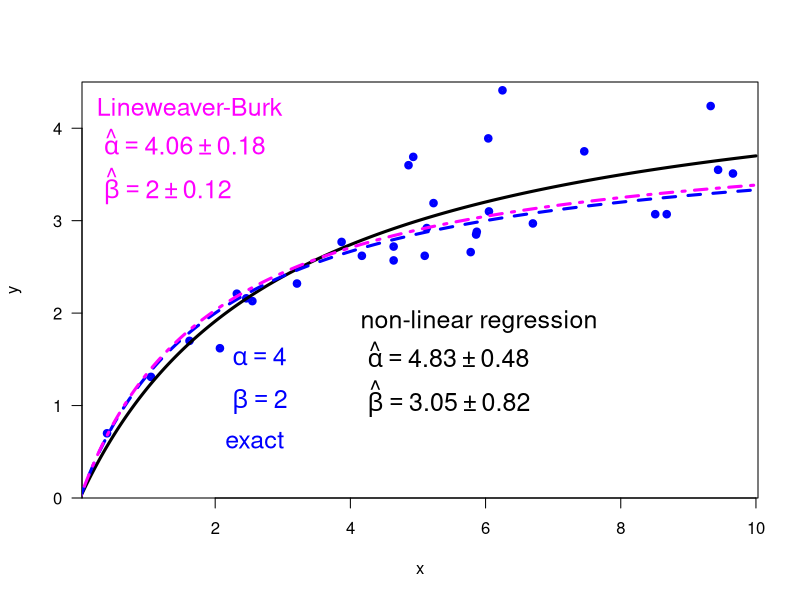

Source code (R):
print('file: R_Solution-MM-LB3compare220321.R')
# EXERCISE & SOLUTION: Michaelis-Menten: compare non-linear fit with Lineweaver-Burk estimate
# data: III
x = c(0.40, 1.05, 1.62, 2.07, 2.32, 2.46, 2.55, 3.21, 3.87, 4.17, 4.64, 4.64, 
      4.86, 4.93, 5.10, 5.13,5.23, 5.78, 5.86, 5.87, 6.04, 6.05, 6.25, 6.70, 
      7.46, 8.51, 8.68, 9.33, 9.44, 9.66)
y = c(0.70, 1.31, 1.70, 1.62, 2.21, 2.16, 2.13, 2.32, 2.77, 2.62, 2.57, 2.72,
      3.60, 3.69, 2.62, 2.92,3.19, 2.66, 2.85, 2.88, 3.89, 3.10, 4.41, 2.97, 
      3.75, 3.07, 3.07, 4.24, 3.55, 3.51)
n = length(x); print(c(n,'n sample size'))
alpha = 4 # true Vmax
beta  = 2 # true half-saturation constant K
# print(c(alpha,beta,'alpha = Vmax, beta = K'))
# ---------------------------------------------------
# (2) non-linear regression
# (2a) you have to choose start values for model parameters
astart = 5; print(c(astart,'start value for alpha = Vmax'))
bstart = 3; print(c(bstart,'start value for beta = K'))
# ---------------------------------------------------
# (2b) apply nls()
NLs = summary(nls(y ~ a*x/(x+b),start=list(a=astart,b=bstart)))
aNL = NLs$coefficients[1]; bNL = NLs$coefficients[2]
uaNL = NLs$coefficients[3]; ubNL = NLs$coefficients[4]
print(c('estimated alpha = ',round(aNL,2),'+-',round(uaNL,2)))
print(c('estimated  beta = ',round(bNL,2),'+-',round(ubNL,2)))
resNL = NLs$residuals
# ---------------------------------------------------
# (2c) Residuals (noise) normally distributed? Shapiro-Wilk test
# H0: residuals are normally distributed
ShNL = shapiro.test(resNL)
pShNL = ShNL$p.value; print(c(round(pShNL,5),'p (Shapiro-Wilk test)'))
if (pShNL >= 0.05) print('Do not reject H0 (on significance level = 0.05')
if (pShNL < 0.05) print('Reject H0 (on significance level = 0.05')
# ---------------------------------------------------
# (3) Lineweaver-Burk transformation
# (3a) apply Lineweaver-Burk transformation
gamma = 1/alpha; print(c(gamma,'gamma   true y-intercept')) 
delta = beta/alpha; print(c(delta,'delta   true slope'))
xLB = 1/x; yLB = 1/y # Lineweaver-Burk transformation
#  ---------------------------------------------------
# (3b) apply lm()
LBs = summary(lm(yLB ~ xLB))
cEst = LBs$coefficients[1]; dEst = LBs$coefficients[2]
ucEst = LBs$coefficients[3]; udEst = LBs$coefficients[4]
print(c('cEst = ',round(cEst,3),'+-',round(ucEst,3)))
print(c('dEst = ',round(dEst,3),'+-',round(udEst,3)))
resLB = LBs$residuals
print(' ---------------------------------------------------')
# (3c) Residuals (noise) normally distributed? Shapiro-Wilk test
# H0: residuals are normally distributed
ShLB = shapiro.test(resLB); 
pShLB = ShLB$p.value; print(c(round(pShLB,5),'p (Shapiro-Wilk test)'))
if (pShLB >= 0.05) print('Do not reject H0 (on significance level = 0.05')
if (pShLB < 0.05) print('Reject H0 (on significance level = 0.05')
# ---------------------------------------------------
# (3d) derive estimates for alpha, beta via Lineweaver-Burk
aEst = 1/cEst; print(c(round(aEst,2),'estimate of alpha via LB'))
bEst = dEst/cEst; print(c(round(bEst,2),'estimate of beta via LB'))
# ---------------------------------------------------
# (3e) propagation of uncertainties
uaEst = ucEst/cEst^2
print(c('Estimate of alpha = ',round(aEst,3),'+-',round(uaEst,3)))
ubEst = sqrt(ucEst^2*dEst^2/cEst^4+udEst^2/cEst^2)
print(c('Estimate of beta = ',round(bEst,3),'+-',round(ubEst,3)))
# ---------------------------------------------------
sflag = 21
if (sflag == 21) {
  xp = seq(0,10,0.01); yp = aNL*xp/(xp+bNL); ypLB = aEst*xp/(xp+bEst)
  ypExact = alpha*xp/(xp+beta);
  # png('MichaelisDataIIIFit210228.png',width=16,height=16,units='cm',res=300)
  plot(x,y,type='p',lwd=4,col='blue',xlab='x',ylab='y',las=1,cex=0.6,
       ylim=c(0,4.5),las=1,yaxs='i') 
  aEstr = round(aEst,2); uaEstr = round(uaEst,2); 
  bEstr = round(bEst,2); ubEstr = round(ubEst,2); 
  text(0.1,4.2,'Lineweaver-Burk',col='magenta',pos=4,cex=1.5)
  text(0.1,3.81,bquote(~hat(alpha) == .(aEstr) %+-% .(uaEstr)),col='magenta',pos=4,cex=1.5)
  text(0.1,3.31,bquote(~hat(beta) == .(bEstr) %+-% .(ubEstr)),col='magenta',pos=4,cex=1.5)
  lines(xp,yp,col='black',lwd=3)
  lines(xp,ypExact,col='blue',lwd=3,lty=2)
  lines(xp,ypLB,col='magenta',lwd=3,lty=4)
  xt = 2
  text(xt,0.6,'exact',col='blue',pos=4,cex=1.5)
  text(xt,1.5,bquote(~alpha == .(alpha)),col='blue',pos=4,cex=1.5)
  text(xt,1.0,bquote(~beta == .(beta)),col='blue',pos=4,cex=1.5)
  aNLr = round(aNL,2); uaNLr = round(uaNL,2); 
  bNLr = round(bNL,2); ubNLr = round(ubNL,2); 
  xt = 4
  text(xt,1.9,'non-linear regression',col='black',pos=4,cex=1.5)
  text(xt,1.51,bquote(~hat(alpha) == .(aNLr) %+-% .(uaNLr)),col='black',pos=4,cex=1.5)
  text(xt,1.01,bquote(~hat(beta) == .(bNLr) %+-% .(ubNLr)),col='black',pos=4,cex=1.5)
  # dev.off()
}
